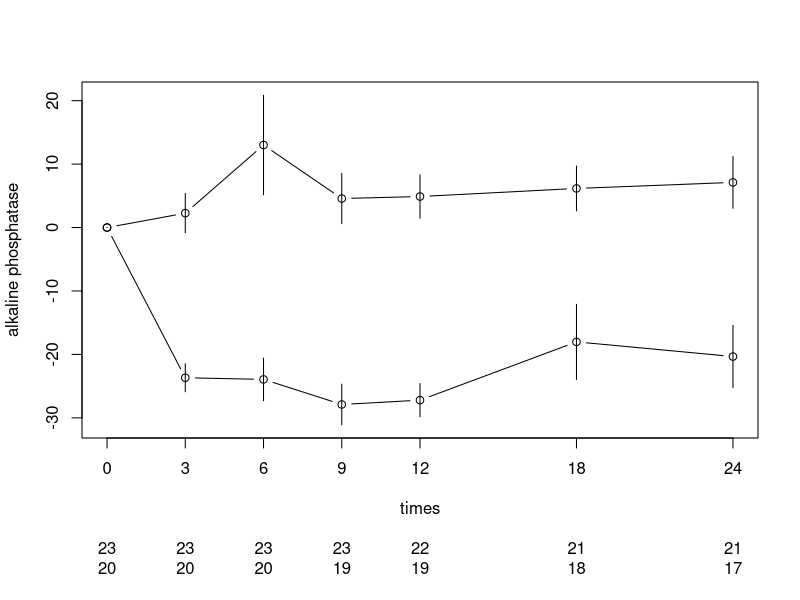
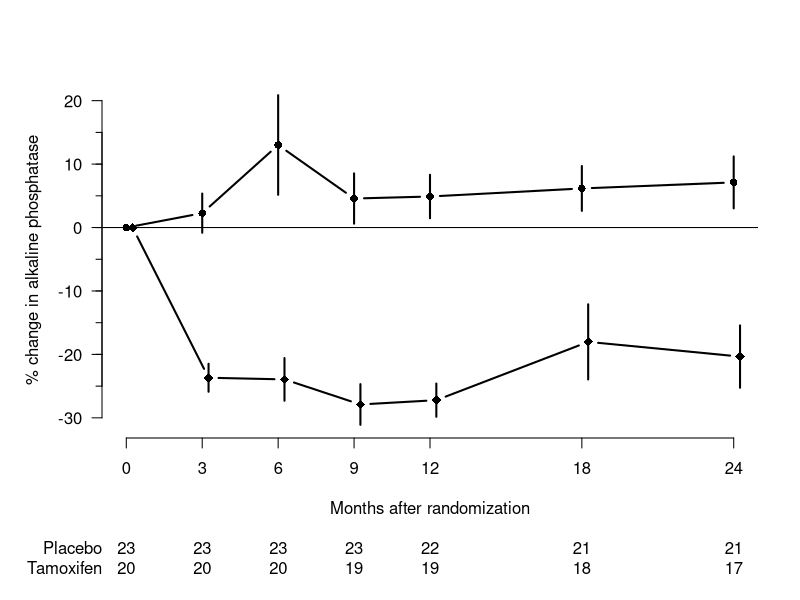

Write R code to recreate these figures, in order.
### R code from vignette source '/home/travis/build/SPE-R/SPE/build/graphics-s.rnw'

###################################################
### code chunk number 1: graphics-s.rnw:6-7
###################################################
( alkfos <- read.csv("./data/alkfos.csv") )


###################################################
### code chunk number 2: graphics-s.rnw:12-13
###################################################
(available <- aggregate( !is.na(alkfos), list(alkfos$grp), sum))


###################################################
### code chunk number 3: graphics-s.rnw:18-22
###################################################
alkfos.pctchange <- (sweep(alkfos[-1], 1, alkfos$c0, "/") - 1)*100
(means <- aggregate(alkfos.pctchange, list(alkfos$grp), mean, na.rm=TRUE))
(sds   <- aggregate(alkfos.pctchange, list(alkfos$grp),   sd, na.rm=TRUE))
available <- as.matrix(available[-(1:2)])


###################################################
### code chunk number 4: graphics-s.rnw:27-32
###################################################
means <- as.matrix(means[-1])
  sds <- as.matrix(sds[-1])
 sems <- sds/sqrt(available)
  upr <- means + sems
  lwr <- means - sems


###################################################
### code chunk number 5: graphics-s.rnw:36-38
###################################################
times <- c(0,3,6,9,12,18,24)
(ylim <- range(means+sems,means-sems))


###################################################
### code chunk number 6: alkfos
###################################################
par(mar=.1 + c(8,4,4,2))
plot( times, means[1,],
      type="b",   # boths dots and lines
      xaxt="n",   # no x-axis
      ylim=ylim,
      ylab="alkaline phosphatase" )
# Add the points for the second gropu
points(times,means[2,], type="b")
# The the vertial error-bars
segments( times, upr[1,], times, lwr[1,] )
segments(times, upr[2,], times, lwr[2,])
# Draw the x-axis at the times
axis(1, at=times )
# Plot the availabe numbers below the x-axis
mtext(available[1,], side=1, line=5, at=times)
mtext(available[2,], side=1, line=6, at=times)


###################################################
### code chunk number 7: alkfos-x
###################################################
par(mar=.1 + c(8,5,4,2))
plot(times, means[1,], type="b", ylim=ylim, xaxt="n",
                     ylab="% change in alkaline phosphatase",
                     xlab="Months after randomization",
                     las=1, # All axis labels horizontal
                     pch=16, # Dot as plotting symbol
                     bty="n", lwd=2 ) # No box around the plot
segments(times,  upr[1,], times , lwr[1,], lwd=2 )
times2 <- times + 0.25 # Plot the points and bars a little bit offset
points  (times2, means[2,], type="b", pch=18, lwd=2, cex=1.3)
segments(times2, upr[2,], times2, lwr[2,], lwd=2 )
axis(1,at=times)
mtext(available[1,],side=1, line=5, at=times)
mtext(available[2,],side=1, line=6, at=times)
# par("usr") reaturns the actual x- and y coordinates of the axis ends.
mtext("Placebo"  , side=1, line=5, adj=1, at=par("usr")[1] )
mtext("Tamoxifen", side=1, line=6, adj=1, at=par("usr")[1] )
abline(h=0) # Horizontal line
axis( side=2, at=seq(-25,15,5), labels=NA, tcl=-0.3 )


